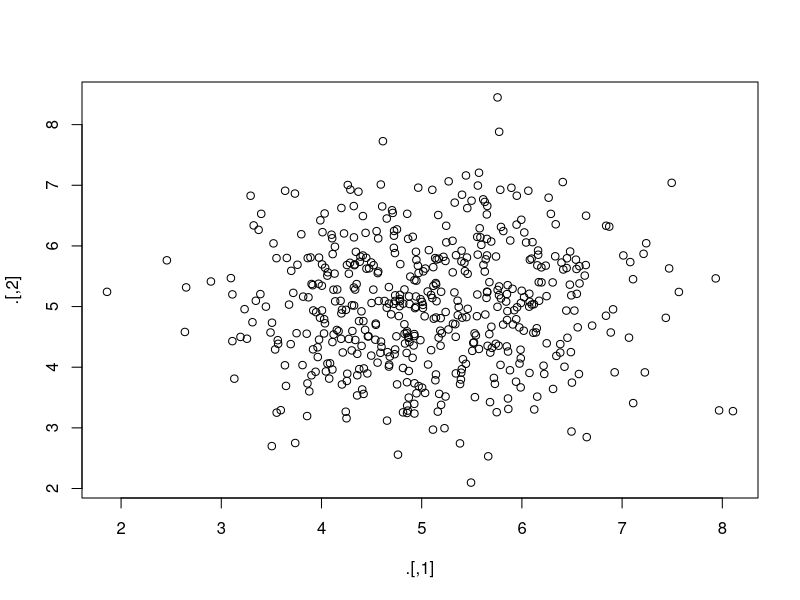
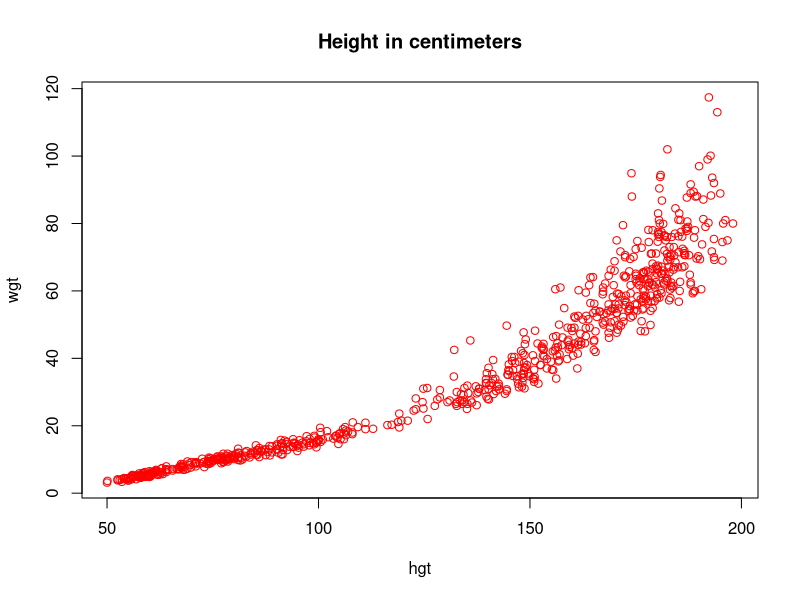
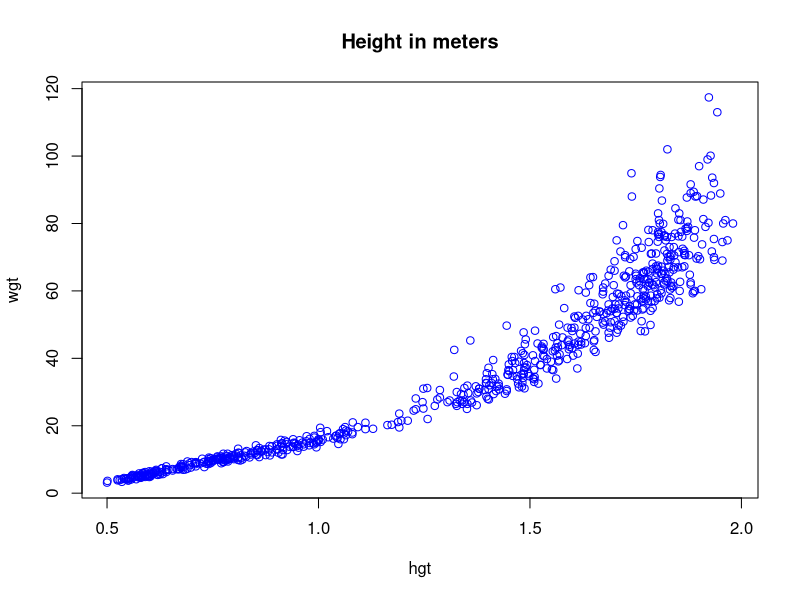
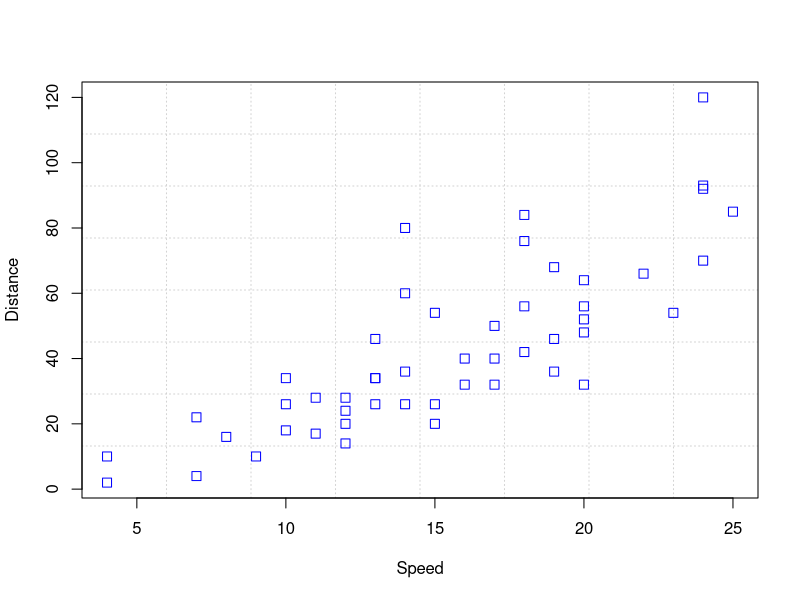
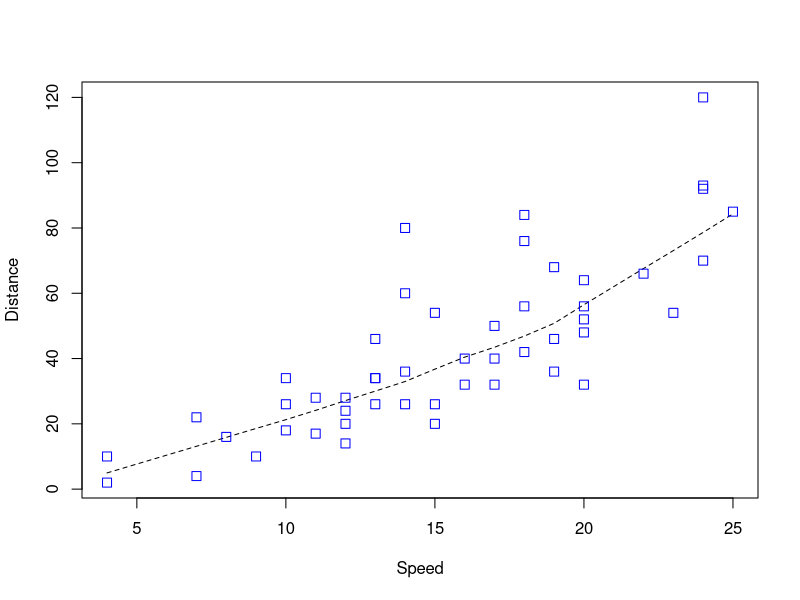
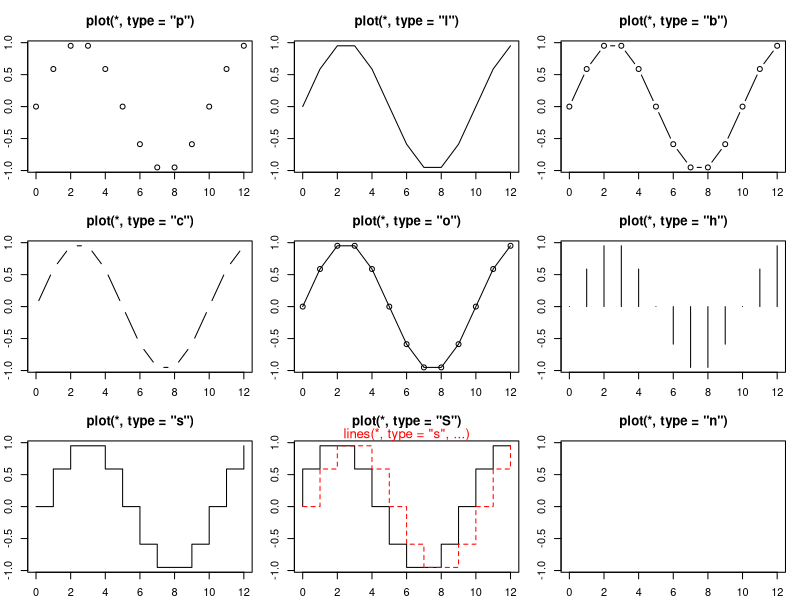
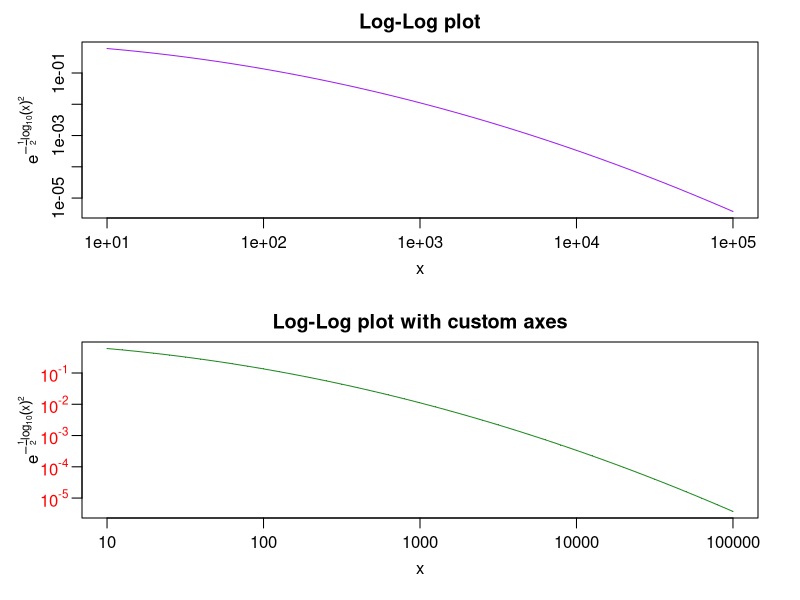
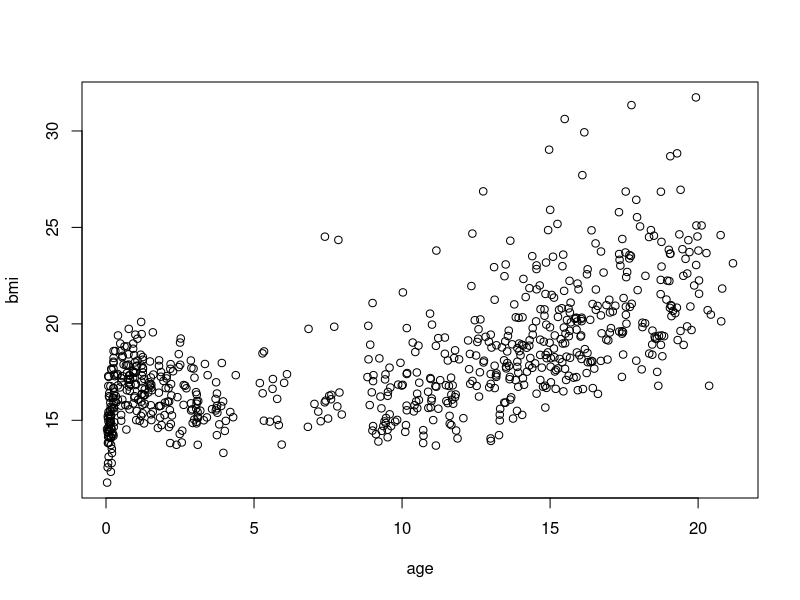

Recreate these plots in R, in order.
## ---- chunk 1
printAnswers <- TRUE
## ---- chunk 2
library(dplyr)     # for data manipulation
library(magrittr)  # for pipes
library(ggplot2)   # for visualization
library(mice)      # for the boys data
## ---- chunk 3
for (i in 0:10) {
  if (i < 5) {
    print(i)
  }
}
## ---- chunk 4
for (i in 0:10) {
  if (i >= 3 & i <= 5) {
    print(i)
  }
}
## ---- chunk 5
for (i in 0:10) {
  if (i %in% 3:5) {
    print(i)
  }
}
## ---- chunk 6
num <- 0:10
num[num >= 3 & num <=5]
## ---- chunk 7
subset(num, num >= 3 & num <=5)
## ---- chunk 8

# Create a matrix with 1 to 8. 
mat <- matrix(1:8, ncol=8, nrow=5, byrow = TRUE)

# Loop over each row, and multiply it. 
for (i in 1:5) {
  mat[i, ] <- mat[i, ] * i
}

mat
## ---- chunk 9

# Create a matrix with 1 to 8. 
mat <- matrix(1:8, ncol=8, nrow=5, byrow = TRUE)

# Loop over each row, and multiply it. 
for (i in 1:5) {
  mat[i, ] <- mat[i, ] * i
}

mat
## ---- chunk 10
string.mat <- matrix(NA, ncol = 6, nrow = 6)

for (i in 1:6) {
  for (j in 1:6) {
    string.mat[i, j] <- paste(i, "+", j, "=", i+j, sep="")
  }
}

string.mat
## ---- chunk 11
string.mat <- matrix(NA, ncol = 6, nrow = 6)

for (i in 1:6) {
  for (j in 1:6) {
    if (i+j <= 8) {
      string.mat[i, j] <- paste(i, "+", j, "=", i+j, sep="")
    } else {
      string.mat[i, j] <- "Sum > 8"
    }
  }
}

string.mat
## ---- chunk 12
test <- datasets::anscombe
identical(test, anscombe) #test if identical
## ---- chunk 13
# Using i as an indicator for the current column.
for (i in 1:ncol(anscombe)) {
  print(colnames(anscombe)[i])
  print(summary(anscombe[, i]))
}

# Looping over the variables directly. 
# Although the code is a bit more clear, this does mean that we can not access the names of the variables.
# So the output is less clear. 
for (i in anscombe) {
  print(summary(i))
}
## ---- chunk 14
apply(X = anscombe, MARGIN = 2, FUN = summary)
## ---- chunk 15
apply(anscombe, 1, summary)
## ---- chunk 16
dim(anscombe)
## ---- chunk 17
sapply(anscombe, summary)
## ---- chunk 18
class(anscombe)
## ---- chunk 19
lapply(anscombe, summary)
## ---- chunk 20
rnorm(1000, 5) %>%
  matrix(ncol = 2) %>%
  plot()
## ---- chunk 21
anscombe %>%
  cor()
## ---- chunk 22
anscombe %>%
  subset(select = c(x4, y4)) %>%
  cor()
## ---- chunk 23
anscombe %$%
  cor(x4, y4)
## ---- chunk 24
help(boys)
?boys
## ---- chunk 25
is.unsorted(boys$age)
## ---- chunk 26
boys %$%
  is.unsorted(age)
## ---- chunk 27
!is.unsorted(boys$age)
## ---- chunk 28
boys %$%
  !is.unsorted(age)
## ---- chunk 29
boys %>%
  subset(select = c("wgt", "hgt")) %>%
  cor(use = "pairwise.complete.obs")
## ---- chunk 30
boys %>%
  subset(select = c("wgt", "hgt")) %>%
  na.omit() %>%
  cor()
## ---- chunk 31
boys %$% 
  cor(hgt, wgt, use = "pairwise.complete.obs")
## ---- chunk 32
boys %>%
  transform(hgt = hgt / 100) %$%
  mean(hgt, na.rm = TRUE)
## ---- chunk 33
boys %>%
  mutate(hgt = hgt / 100) %$%
  mean(hgt, na.rm = TRUE)
## ---- chunk 34
boys %>%
  subset(select = c(hgt, wgt)) %T>%
  plot(col = "red", main = "Height in centimeters") %>%
  transform(hgt = hgt / 100) %>%
  plot(col = "blue", main = "Height in meters")
## ---- chunk 35
?plot
example(plot)
## ---- chunk 36
mice::boys %$% plot(bmi ~ age)
## ---- chunk 37
p <- ggplot(mice::boys, aes(age, bmi))
p + geom_point()
## ---- chunk 38
boys2 <- 
  boys %>%
  mutate(class = cut(bmi, c(0, 18.5, 25, 30, Inf),
                    labels = c("underweight",
                               "healthy",
                               "overweight",
                               "obese")))
## ---- chunk 39
boys3 <- boys
boys3$class <- cut(boys$bmi, c(0, 18.5, 25, 30, Inf), 
                   labels = c("underweight",
                              "healthy",
                              "overweight",
                              "obese"))
## ---- chunk 40
plot(bmi ~ age, subset = class == "underweight", col = "light blue", data = boys2, 
     ylim = c(10, 35), xlim = c(0, 25))
points(bmi ~ age, subset = class == "healthy", col = "light green", data = boys2)
points(bmi ~ age, subset = class == "overweight", col = "orange", data = boys2)
points(bmi ~ age, subset = class == "obese", col = "red", data = boys2)
## ---- chunk 41
boys2 %>%
  ggplot() +
  geom_point(aes(age, bmi, col = class))
## ---- chunk 42
boys2 %>%
  ggplot() +
  geom_point(aes(age, bmi, col = class)) +
  scale_color_manual(values = c("light blue", "light green", "orange", "red"))
## ---- chunk 43
boys2 %>% 
  filter(!is.na(class)) %>%
  ggplot() +
  geom_point(aes(age, bmi, col = class)) +
  scale_color_manual(values = c("light blue", "light green", "orange", "red"))
## ---- chunk 44
boys %$%
  hist(age, breaks = 50)
## ---- chunk 45
boys %$%
  hist(age)
## ---- chunk 46
hist(boys$age, breaks = 50)
## ---- chunk 47
boys %>%
  ggplot() + 
  geom_histogram(aes(age), binwidth = .4)
## ---- chunk 48
boys %$%
  table(reg) %>%
  barplot()
## ---- chunk 49
boys %>%
  ggplot() + 
  geom_bar(aes(reg))
## ---- chunk 50
boys %$%
  boxplot(hgt ~ reg)
## ---- chunk 51
boys %>%
  ggplot(aes(reg, hgt)) +
  geom_boxplot()
## ---- chunk 52
d1 <- boys %>%
  subset(reg == "city") %$%
  density(age)
d2 <- boys %>%
  subset(reg != "city") %$% 
  density(age)

plot(d1, col = "red", ylim = c(0, .08)) 
lines(d2, col = "blue") 

## ---- chunk 53
plot(density(boys$age[!is.na(boys$reg) & boys$reg == "city"]), 
     col = "red", 
     ylim = c(0, .08))
lines(density(boys$age[!is.na(boys$reg) & boys$reg != "city"]), 
      col = "blue")
## ---- chunk 54
boys %>%
  mutate(area = ifelse(reg == "city", "city", "rural")) %>%
  filter(!is.na(area)) %>%
  ggplot(aes(age, fill = area)) +
  geom_density(alpha = .3) # some transparency
## ---- chunk 55
boys %>%
  mutate(Hgt = hgt - mean(hgt, na.rm = TRUE),
         Age = cut(age, 0:22, labels = 0:21)) %>%
  aggregate(Hgt ~ Age, data = ., mean) %>% #specify data = . to allow formula
  mutate(Diff = cut(Hgt, c(-Inf, 0, Inf),
                    labels = c("Below Average", "Above Average"))) %>%
  ggplot(aes(x = Age, y = Hgt, fill = Diff)) + 
  geom_bar(stat = "identity") +
  coord_flip()
## ---- chunk 56
boys %>%
  aggregate(hgt ~ reg, data = ., FUN = mean)
